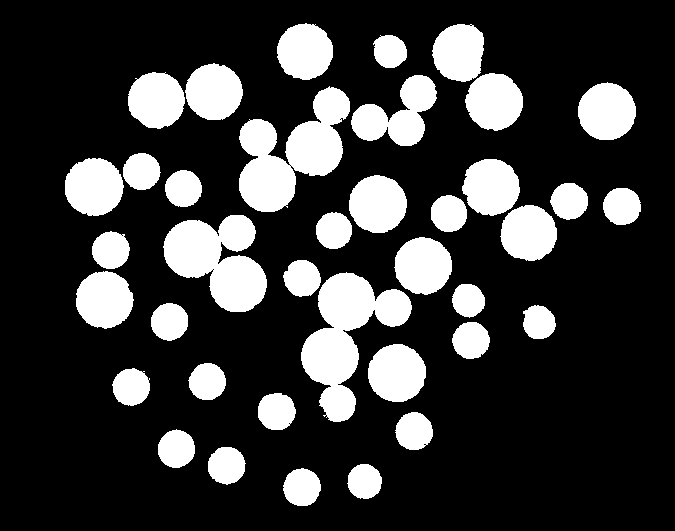
%> input picture final/bwdowel.tif, 675 x 531 px
$ octave watershed_dt.m   (GNU Octave 9; MATLAB toolbox functions it lacks are replaced by stand-ins)
%> lines starting %> are read from the running program, lines starting %| are printed output that depends on the picture; in (x1, y1, x2, y2) boxes, pixels count from 0 and x2, y2 are one past the last pixel; in counts of white or black regions, pixels touching at a corner belong together; the program's own positions count from 1
%% watershed_dt.m
% ----------------------
clear all; close all;
f = imread('bwdowel.tif');
%> f: size 531x675 logical; 22.1% white; 38 white regions, largest, box (x1, y1, x2, y2) and area: (301, 272, 412, 422) 7353, (239, 86, 350, 212) 7255, (163, 215, 267, 312) 6278
figure(1); imshow(f);

gc = ~f;
figure(2); imshow(gc);

D = bwdist(gc);
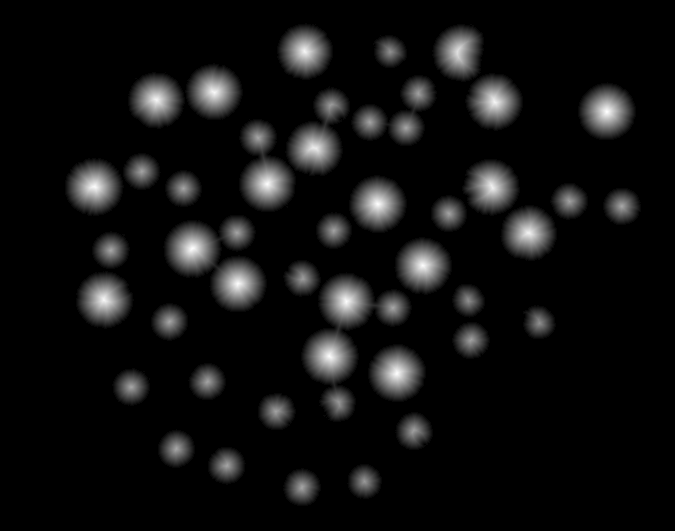
%> D: size 531x675 single; min 0, max 28.18, mean 1.8; drawn with min black and max white
figure(3); imshow(mat2gray(D));

L = watershed(-D);
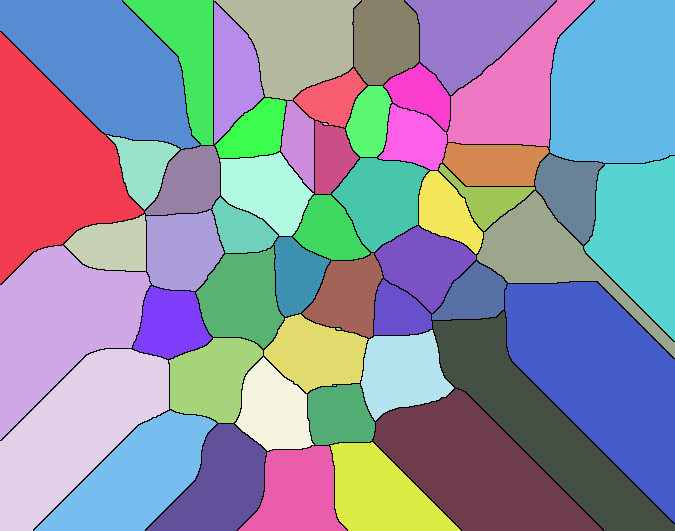
%> L: size 531x675 uint8; 55 distinct labels, from 0 to 54; one colour per label, 0 black
figure(4); imshow(~L);
%> after `imshow(~L)`:
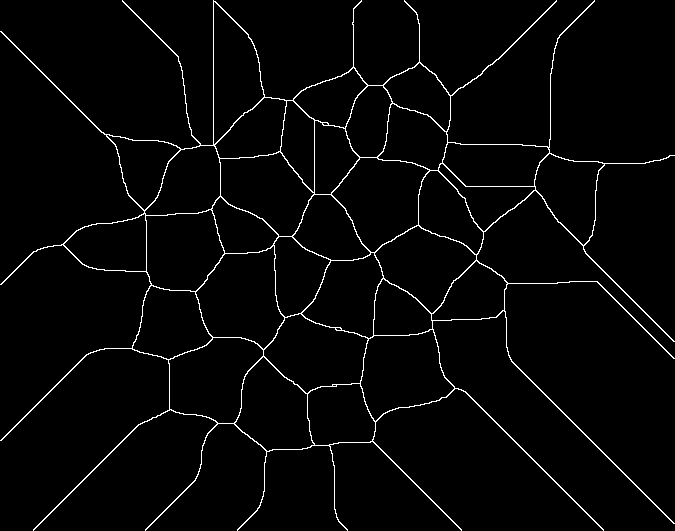
%> displayed picture: size 531x675 logical; 2.6% white in thin lines or dots

w = (L==0);
g2 = f& ~w;
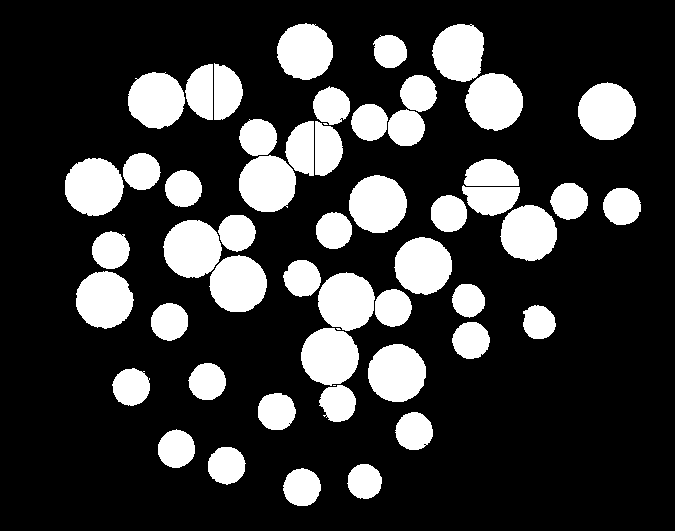
%> g2: size 531x675 logical; 22.1% white; 54 white regions (3 under 20 px), largest, box (x1, y1, x2, y2) and area: (65, 158, 124, 216) 2672, (163, 220, 222, 278) 2639, (368, 344, 426, 402) 2633
figure(5); imshow(g2);

$ run again, with final/broken-text.tif copied over final/bwdowel.tif
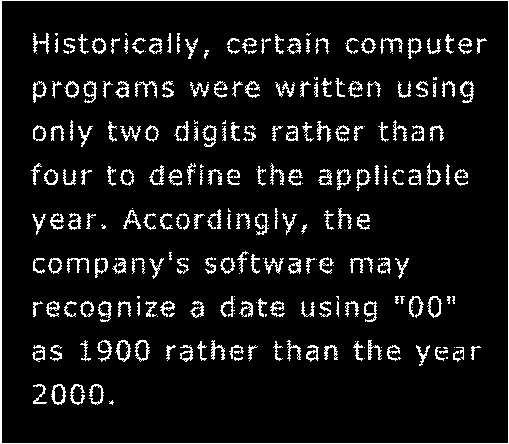
%> input picture final/broken-text.tif, 509 x 444 px
%> f: size 444x509 logical; 8.1% white in thin lines or dots
%> gc: size 444x509 logical; 91.9% white; black in thin lines or dots
%> `L = watershed(-D);`:
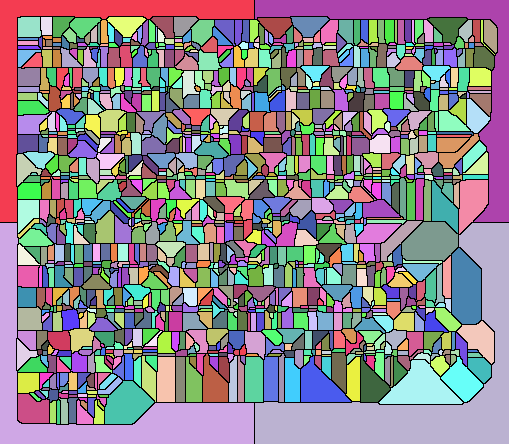
%> L: size 444x509 uint16; 1408 distinct labels, from 0 to 1407; one colour per label, 0 black
%> `g2 = f& ~w;`:
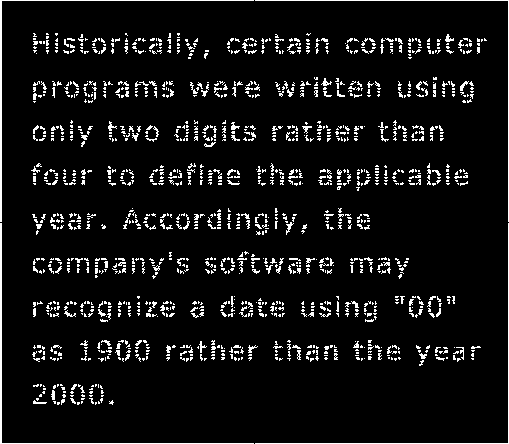
%> g2: size 444x509 logical; 7.1% white in thin lines or dots
